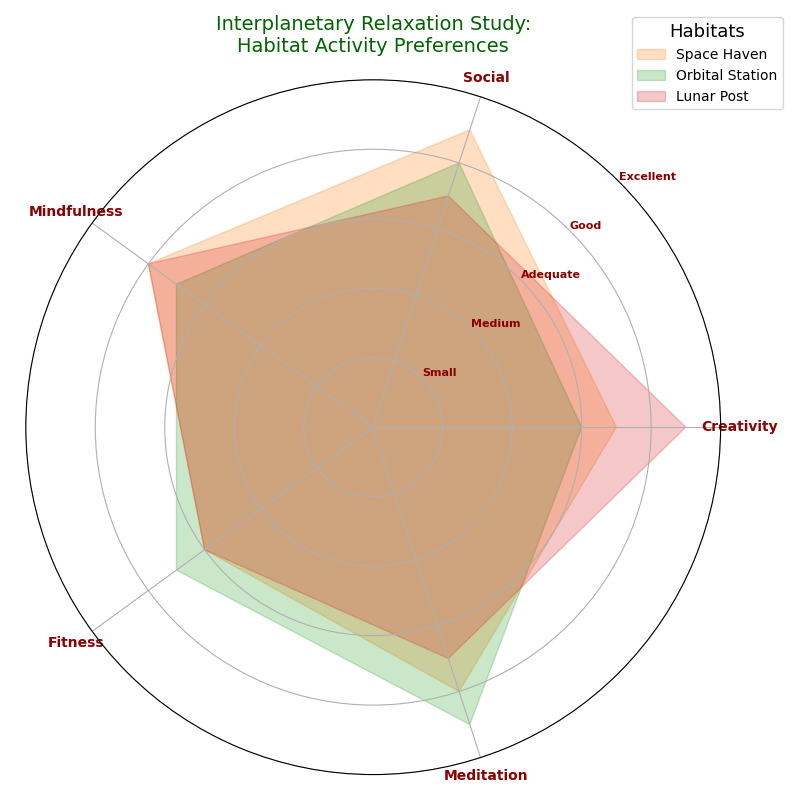

This figure's Python source:
import matplotlib.pyplot as plt
import numpy as np
from math import pi

# Altered names for colonies and attributes
colonies = ['Space Haven', 'Orbital Station', 'Lunar Post']
attributes = ['Creativity', 'Social', 'Mindfulness', 'Fitness', 'Meditation']

# Randomly altered data for the labels (not values)
data = [
    [7, 9, 8, 6, 8],  # Space Haven
    [6, 8, 7, 7, 9],  # Orbital Station
    [9, 7, 8, 6, 7]   # Lunar Post
]

data = np.array(data)
num_attributes = len(attributes)

angles = np.linspace(0, 2 * pi, num_attributes, endpoint=False).tolist()
angles += angles[:1]

fig, ax = plt.subplots(figsize=(8, 8), subplot_kw=dict(polar=True))

colors = ['#ff7f0e', '#2ca02c', '#d62728']

for i, colony_data in enumerate(data):
    values = colony_data.tolist()
    values += values[:1]
    ax.fill(angles, values, color=colors[i], alpha=0.25, label=colonies[i])

# Shuffled attributes names, altered axis label appearance
plt.xticks(angles[:-1], attributes, color='darkred', size=10, fontweight='heavy')
ax.set_rlabel_position(45)
plt.yticks([2, 4, 6, 8, 10], ["Small", "Medium", "Adequate", "Good", "Excellent"], color="darkred", size=8, fontweight='heavy')
plt.ylim(0, 10)

# Altered title
plt.title("Interplanetary Relaxation Study:\nHabitat Activity Preferences", size=14, color='darkgreen', pad=20)
plt.legend(loc='upper right', bbox_to_anchor=(1.1, 1.1), title="Habitats", fontsize='medium', title_fontsize='13')

plt.tight_layout()
plt.show()
